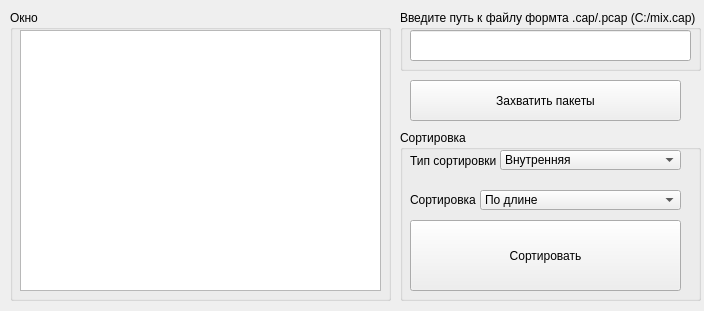
<?xml version="1.0" encoding="UTF-8"?>
<ui version="4.0">
 <class>MainWindow</class>
 <widget class="QMainWindow" name="MainWindow">
  <property name="geometry">
   <rect>
    <x>0</x>
    <y>0</y>
    <width>704</width>
    <height>311</height>
   </rect>
  </property>
  <property name="windowTitle">
   <string>QPcap</string>
  </property>
  <widget class="QWidget" name="centralWidget">
   <widget class="QGroupBox" name="groupBox_2">
    <property name="geometry">
     <rect>
      <x>10</x>
      <y>10</y>
      <width>381</width>
      <height>291</height>
     </rect>
    </property>
    <property name="title">
     <string>Окно</string>
    </property>
    <widget class="QTextEdit" name="Text">
     <property name="geometry">
      <rect>
       <x>10</x>
       <y>20</y>
       <width>361</width>
       <height>261</height>
      </rect>
     </property>
     <property name="font">
      <font>
       <pointsize>7</pointsize>
      </font>
     </property>
     <property name="readOnly">
      <bool>true</bool>
     </property>
    </widget>
   </widget>
   <widget class="QGroupBox" name="groupBox">
    <property name="geometry">
     <rect>
      <x>400</x>
      <y>10</y>
      <width>301</width>
      <height>61</height>
     </rect>
    </property>
    <property name="title">
     <string>Введите путь к файлу формта .cap/.pcap (C:/mix.cap)</string>
    </property>
    <widget class="QLineEdit" name="Pcap">
     <property name="geometry">
      <rect>
       <x>10</x>
       <y>20</y>
       <width>281</width>
       <height>31</height>
      </rect>
     </property>
    </widget>
   </widget>
   <widget class="QGroupBox" name="groupBox_3">
    <property name="geometry">
     <rect>
      <x>400</x>
      <y>130</y>
      <width>301</width>
      <height>171</height>
     </rect>
    </property>
    <property name="title">
     <string>Сортировка</string>
    </property>
    <widget class="QLabel" name="Name1">
     <property name="geometry">
      <rect>
       <x>10</x>
       <y>20</y>
       <width>121</width>
       <height>21</height>
      </rect>
     </property>
     <property name="text">
      <string>Тип сортировки</string>
     </property>
    </widget>
    <widget class="QLabel" name="Name2">
     <property name="geometry">
      <rect>
       <x>10</x>
       <y>60</y>
       <width>81</width>
       <height>20</height>
      </rect>
     </property>
     <property name="text">
      <string>Сортировка</string>
     </property>
    </widget>
    <widget class="QPushButton" name="Sort">
     <property name="geometry">
      <rect>
       <x>10</x>
       <y>90</y>
       <width>271</width>
       <height>71</height>
      </rect>
     </property>
     <property name="text">
      <string>Сортировать</string>
     </property>
    </widget>
    <widget class="QComboBox" name="Type1">
     <property name="geometry">
      <rect>
       <x>100</x>
       <y>20</y>
       <width>181</width>
       <height>20</height>
      </rect>
     </property>
     <item>
      <property name="text">
       <string>Внутренняя</string>
      </property>
     </item>
    </widget>
    <widget class="QComboBox" name="Type2">
     <property name="geometry">
      <rect>
       <x>80</x>
       <y>60</y>
       <width>201</width>
       <height>20</height>
      </rect>
     </property>
     <item>
      <property name="text">
       <string>По длине</string>
      </property>
     </item>
     <item>
      <property name="text">
       <string>По времени жизни</string>
      </property>
     </item>
     <item>
      <property name="text">
       <string>По адресу получателя</string>
      </property>
     </item>
     <item>
      <property name="text">
       <string>По адресу отправителя</string>
      </property>
     </item>
     <item>
      <property name="text">
       <string>По длине заголовочной части пакета</string>
      </property>
     </item>
     <item>
      <property name="text">
       <string>По контрольной сумме (первый байт контрольной суммы)</string>
      </property>
     </item>
     <item>
      <property name="text">
       <string>По контрольной сумме (последний байт контрольной суммы)</string>
      </property>
     </item>
    </widget>
   </widget>
   <widget class="QPushButton" name="Start">
    <property name="geometry">
     <rect>
      <x>410</x>
      <y>80</y>
      <width>271</width>
      <height>41</height>
     </rect>
    </property>
    <property name="text">
     <string>Захватить пакеты</string>
    </property>
   </widget>
   <zorder>groupBox_2</zorder>
   <zorder>groupBox_3</zorder>
   <zorder>groupBox</zorder>
   <zorder>Start</zorder>
  </widget>
 </widget>
 <layoutdefault spacing="6" margin="11"/>
 <resources/>
 <connections/>
</ui>
